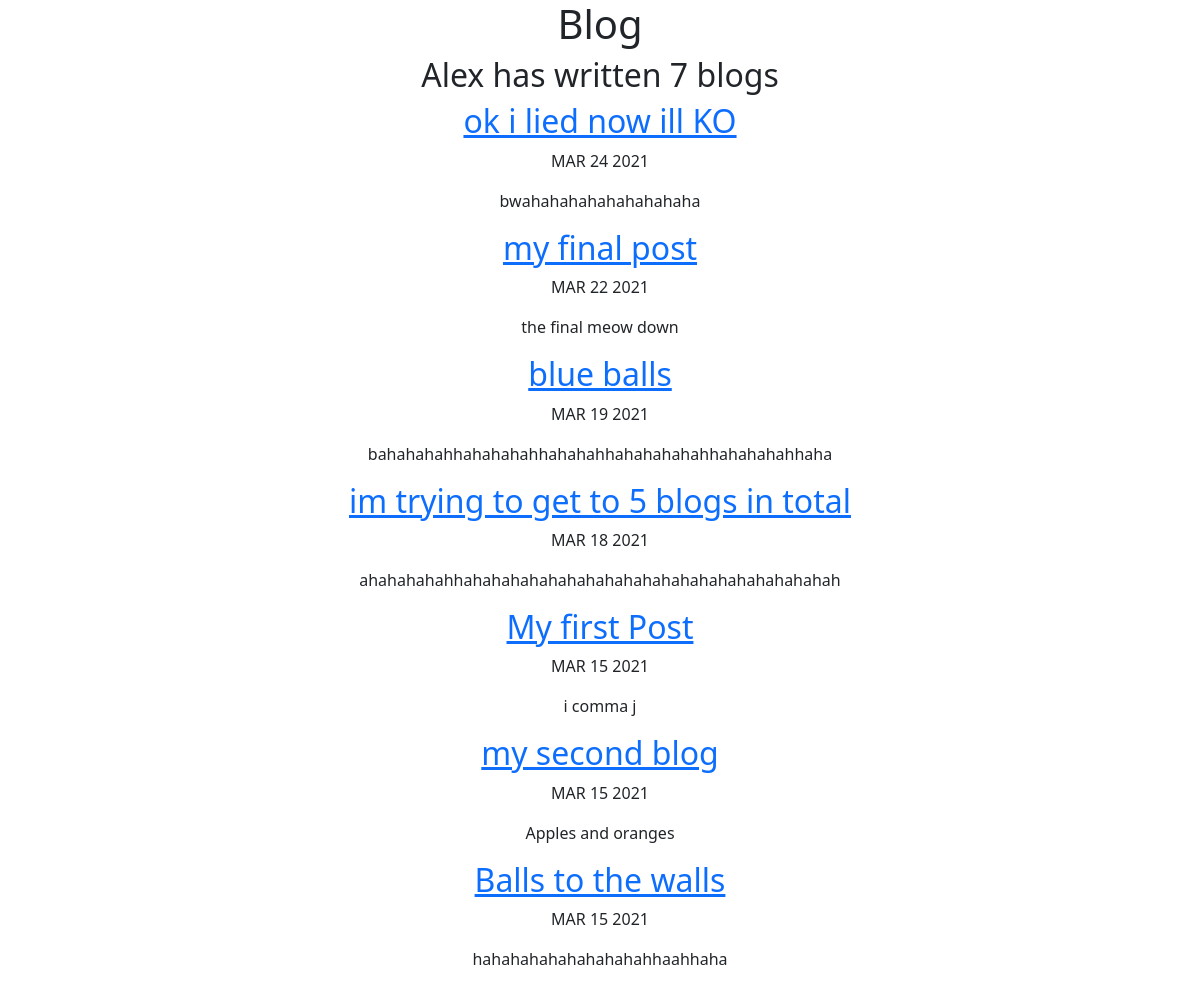
/blog/, run on an earlier commit of the app's database.
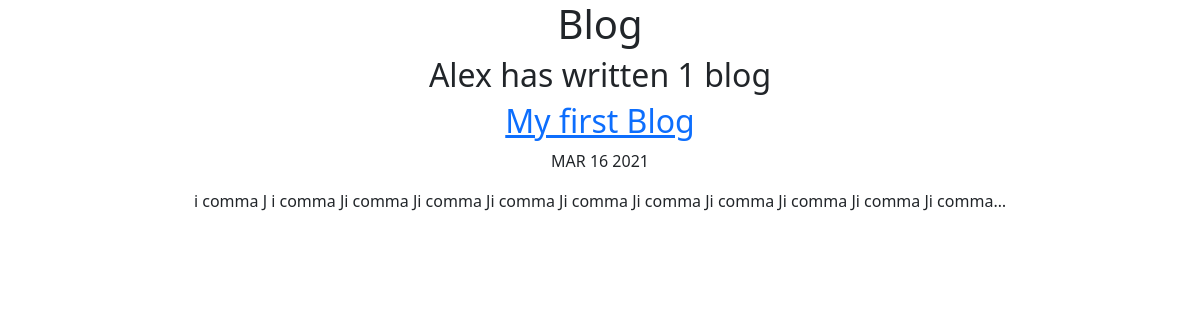
And on a later commit of the database.
### blog/models.py (models this page shows, shortened)
class Post(models.Model):
    title = models.CharField(max_length=200)
    date = models.DateField()
    description = models.TextField()
    url = models.URLField(blank=True) #blank in this case means its

### blog/views.py (the view)
# urls.py: path('', views.all_blogs, name = 'all_blogs'),
def all_blogs (request):
    posts = Post.objects.order_by('-date') #orders the 5 most recent postings
    return render(request, 'blog/all_blogs.html', {'posts':posts})

### blog/templates/blog/all_blogs.html (shortened to what this page needs)
<link href="https://cdn.jsdelivr.net/npm/bootstrap@5.0.0-beta2/dist/css/bootstrap.min.css" rel="stylesheet">
<div class ="container text-center">
    <h1>Blog</h1>
    <h2>Alex has written {{posts.count}} blog{{posts.count|pluralize}}</h2>
    {% for post in posts %}
    <a href="{% url 'blog:detail' post.id %}"><h2>{{post.title}}</h2></a>
    <p>{{post.date|date:'M d Y'|upper}}</p>
    <p>{{post.description|striptags|truncatechars:100}}</p>
    {% endfor %}
</div>

What changed in the data, as far as the page shows it:
removed Post: title "ok i lied now ill KO", date "MAR 24 2021", description "bwahahahahahahahahaha"
removed Post: title "my final post", date "MAR 22 2021", description "the final meow down"
removed Post: title "blue balls", date "MAR 19 2021", description "bahahahahhahahahahhahahahhahahahahahhahahahahhaha"
removed Post: title "im trying to get to 5 blogs in total", date "MAR 18 2021", description "ahahahahahhahahahahahahahahahahahahahahahahahahahah"
removed Post: title "My first Post", date "MAR 15 2021", description "i comma j"
removed Post: title "my second blog", date "MAR 15 2021", description "Apples and oranges"
removed Post: title "Balls to the walls", date "MAR 15 2021", description "hahahahahahahahahahhaahhaha"
added Post: title "My first Blog", date "MAR 16 2021", description "i comma J i comma Ji comma Ji comma Ji comma Ji comma Ji comma Ji comma Ji comma Ji comma Ji comma…"
Also different on the page:
{{ posts.count }}: "7" → "1"
